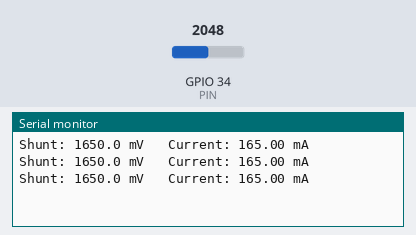
Recording of a sketch running on a simulated ESP32. On the bench: the last lines printed to the serial monitor. Inputs (shaded band) come from the test bench; at power-on: GPIO 34 (PIN) = 2048.

Above: at 1.2 s.
1.3 s: GPIO 34 (PIN) set to 2866
At 1.9 s:
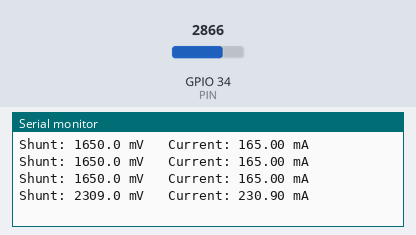
2.8 s: GPIO 34 (PIN) set to 3603
At 3.4 s:
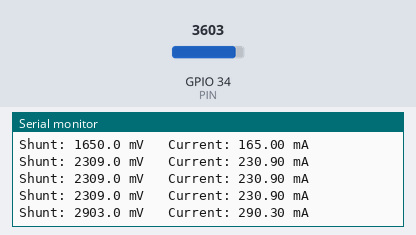
Timing chart, 0 to 5.8 s (numbered marks = the images above; inputs shaded):
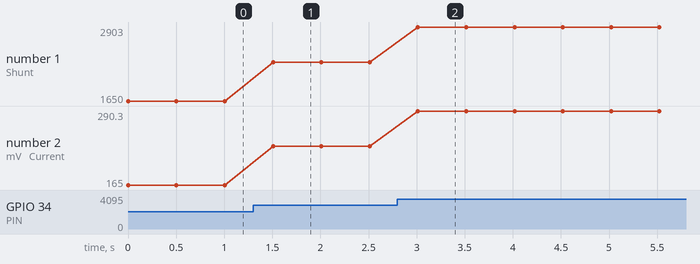

Measured:
- after the input at 1.3 s, the serial monitor: prints a new line after 0.21 s (image 1)
- after the input at 2.8 s, the serial monitor: prints a new line after 0.21 s (image 2)
- plotted number 1: 1650 → 2309 after the input at 1.3 s, 2309 → 2903 after the input at 2.8 s
- plotted number 2: 165 → 230.9 after the input at 1.3 s, 230.9 → 290.3 after the input at 2.8 s

The sketch:

ch05-esp32.ino
```cpp
const int   PIN = 34;
const float R_SHUNT = 10.0;  // ohm

void setup() {
  Serial.begin(115200);
  // 0 dB: accurate from about 100 to 950 mV
  analogSetPinAttenuation(PIN, ADC_0db);
}

void loop() {
  long sum = 0;
  // average 16 readings
  for (int n = 0; n < 16; n++) sum += analogReadMilliVolts(PIN);
  float mvShunt = sum / 16.0;
  float current = mvShunt / R_SHUNT;      // mV / ohm = mA
  Serial.printf("Shunt: %.1f mV   Current: %.2f mA\n", mvShunt, current);
  delay(500);
}
```
